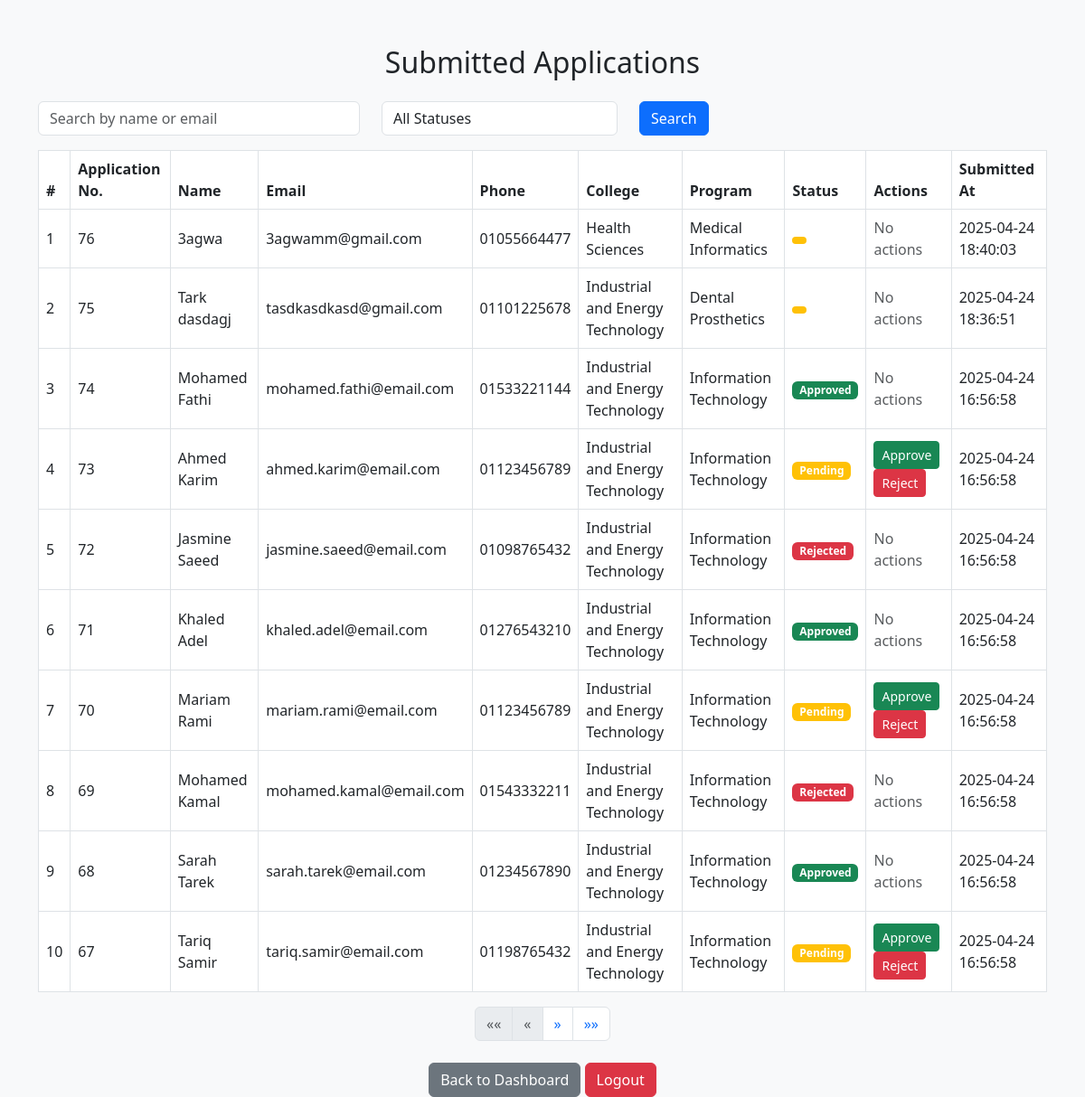
/admin/admission.php (signed in), run on the app's committed database.
### tables this page shows
CREATE TABLE `applications` (
  `id` int(11) NOT NULL,
  `name` varchar(255) NOT NULL,
  `email` varchar(255) NOT NULL,
  `phone` varchar(15) NOT NULL,
  `college` varchar(255) NOT NULL,
  `program` varchar(255) NOT NULL,
  `created_at` timestamp NOT NULL DEFAULT current_timestamp(),
  `status` enum('pending','approved','rejected') DEFAULT 'pending'
);

### admin/admission.php (the view, shortened to what this page needs)
<?php
include '../components/connect.php';
$searchTerm = isset($_GET['search']) ? $_GET['search'] : '';
$statusFilter = isset($_GET['status']) ? $_GET['status'] : '';
$limit = 10;
$page = isset($_GET['page']) ? $_GET['page'] : 1;
$offset = ($page - 1) * $limit;
$sql = "SELECT * FROM applications WHERE (name LIKE :search OR email LIKE :search) AND (status LIKE :status) ORDER BY id DESC LIMIT :limit OFFSET :offset";
$stmt = $conn->prepare($sql);
$stmt->bindValue(':search', "%" . $searchTerm . "%", PDO::PARAM_STR);
$stmt->bindValue(':status', "%" . $statusFilter . "%", PDO::PARAM_STR);
$stmt->bindValue(':limit', (int)$limit, PDO::PARAM_INT);
$stmt->bindValue(':offset', (int)$offset, PDO::PARAM_INT);
$stmt->execute();
$applications = $stmt->fetchAll(PDO::FETCH_ASSOC);
$stmt = $conn->prepare("SELECT COUNT(*) FROM applications WHERE (name LIKE :search OR email LIKE :search) AND (status LIKE :status)");
$stmt->execute([
    ':search' => "%" . $searchTerm . "%",
    ':status' => "%" . $statusFilter . "%"
]);
$totalApplications = $stmt->fetchColumn();
$totalPages = ceil($totalApplications / $limit);
?>
<!DOCTYPE html>
<html lang="en">
<head>
    <link href="https://cdn.jsdelivr.net/npm/bootstrap@5.3.0/dist/css/bootstrap.min.css" rel="stylesheet">
</head>
<body>
<div class="container">
    <h2 class="mb-4 text-center">Submitted Applications</h2>
    <form method="get" class="mb-3">
        <div class="row">
            <div class="col-md-4">
                <input type="text" name="search" value="<?= htmlspecialchars($searchTerm) ?>" class="form-control" placeholder="Search by name or email">
            </div>
            <div class="col-md-3">
                <select name="status" class="form-control">
                    <option value="">All Statuses</option>
                </select>
            </div>
            <div class="col-md-2">
                <button type="submit" class="btn btn-primary">Search</button>
            </div>
        </div>
    </form>
    <?php if (count($applications) > 0): ?>
        <div class="table-responsive">
            <table class="table table-bordered table-hover align-middle">
                <thead>
                    <tr>
                        <th>#</th>
                        <th>Application No.</th>
                        <th>Name</th>
                        <th>Email</th>
                        <th>Phone</th>
                        <th>College</th>
                        <th>Program</th>
                        <th>Status</th>
                        <th>Actions</th>
                        <th>Submitted At</th>
                    </tr>
                </thead>
                <tbody>
                    <?php foreach ($applications as $i => $app): ?>
                        <tr>
                            <td><?= $i + 1 ?></td>
                            <td><?= htmlspecialchars($app['id']) ?></td>
                            <td><?= htmlspecialchars($app['name']) ?></td>
                            <td><?= htmlspecialchars($app['email']) ?></td>
                            <td><?= htmlspecialchars($app['phone']) ?></td>
                            <td><?= htmlspecialchars($app['college']) ?></td>
                            <td><?= htmlspecialchars($app['program']) ?></td>
                            <td>
                                <span class="badge <?= $app['status'] == 'approved' ? 'bg-success' : ($app['status'] == 'rejected' ? 'bg-danger' : 'bg-warning') ?>">
                                    <?= ucfirst($app['status']) ?>
                                </span>
                            </td>
                            <td>
                                <?php if ($app['status'] == 'pending'): ?>
                                    <form method="post" action="">
                                        <button type="submit" name="action" value="approve" class="btn btn-success btn-sm">Approve</button>
                                        <button type="submit" name="action" value="reject" class="btn btn-danger btn-sm">Reject</button>
                                    </form>
                                <?php else: ?>
                                    <span class="text-muted">No actions</span>
                                <?php endif; ?>
                            </td>
                            <td><?= htmlspecialchars($app['created_at']) ?></td>
                        </tr>
                    <?php endforeach; ?>
                </tbody>
            </table>
        </div>
        <nav aria-label="Page navigation">
            <ul class="pagination justify-content-center">
                <li class="page-item <?= $page == 1 ? 'disabled' : '' ?>">
                    <a class="page-link" href="?page=1&search=<?= htmlspecialchars($searchTerm) ?>&status=<?= htmlspecialchars($statusFilter) ?>" aria-label="First">
                        <span aria-hidden="true">&laquo;&laquo;</span>
                    </a>
                </li>
                <li class="page-item <?= $page == 1 ? 'disabled' : '' ?>">
                    <a class="page-link" href="?page=<?= $page - 1 ?>&search=<?= htmlspecialchars($searchTerm) ?>&status=<?= htmlspecialchars($statusFilter) ?>" aria-label="Previous">
                        <span aria-hidden="true">&laquo;</span>
                    </a>
                </li>
                <li class="page-item <?= $page == $totalPages ? 'disabled' : '' ?>">
                    <a class="page-link" href="?page=<?= $page + 1 ?>&search=<?= htmlspecialchars($searchTerm) ?>&status=<?= htmlspecialchars($statusFilter) ?>" aria-label="Next">
                        <span aria-hidden="true">&raquo;</span>
                    </a>
                </li>
                <li class="page-item <?= $page == $totalPages ? 'disabled' : '' ?>">
                    <a class="page-link" href="?page=<?= $totalPages ?>&search=<?= htmlspecialchars($searchTerm) ?>&status=<?= htmlspecialchars($statusFilter) ?>" aria-label="Last">
                        <span aria-hidden="true">&raquo;&raquo;</span>
                    </a>
                </li>
            </ul>
        </nav>
    <?php else: ?>
        <div class="alert alert-info text-center">No applications found.</div>
    <?php endif; ?>
    <div class="text-center mt-4">
        <a href="admission-dashboard.php" class="btn btn-secondary">Back to Dashboard</a>
        <a href="logout.php" class="btn btn-danger">Logout</a>
    </div>
</div>
</body>
</html>

### admin/admission.php (style rules this page uses)
body { background-color: #f8f9fa; }
.container { margin-top: 50px; }
.table thead { background-color: #343a40; color: white; }

### data on the page
applications: id "76", name "3agwa", email "3agwamm@gmail.com", phone "01055664477", college "Health Sciences", program "Medical Informatics", status "No actions", created_at "2025-04-24 18:40:03"
applications: id "75", name "Tark dasdagj", email "tasdkasdkasd@gmail.com", phone "01101225678", college "Industrial and Energy Technology", program "Dental Prosthetics", status "No actions", created_at "2025-04-24 18:36:51"
applications: id "74", name "Mohamed Fathi", email "mohamed.fathi@email.com", phone "01533221144", college "Industrial and Energy Technology", program "Information Technology", status "Approved", shows "No actions", created_at "2025-04-24 16:56:58"
applications: id "73", name "Ahmed Karim", email "ahmed.karim@email.com", phone "01123456789", college "Industrial and Energy Technology", program "Information Technology", status "Pending", created_at "2025-04-24 16:56:58"
applications: id "72", name "Jasmine Saeed", email "jasmine.saeed@email.com", phone "01098765432", college "Industrial and Energy Technology", program "Information Technology", status "Rejected", shows "No actions", created_at "2025-04-24 16:56:58"
applications: id "71", name "Khaled Adel", email "khaled.adel@email.com", phone "01276543210", college "Industrial and Energy Technology", program "Information Technology", status "Approved", shows "No actions", created_at "2025-04-24 16:56:58"
applications: id "70", name "Mariam Rami", email "mariam.rami@email.com", phone "01123456789", college "Industrial and Energy Technology", program "Information Technology", status "Pending", created_at "2025-04-24 16:56:58"
applications: id "69", name "Mohamed Kamal", email "mohamed.kamal@email.com", phone "01543332211", college "Industrial and Energy Technology", program "Information Technology", status "Rejected", shows "No actions", created_at "2025-04-24 16:56:58"
applications: id "68", name "Sarah Tarek", email "sarah.tarek@email.com", phone "01234567890", college "Industrial and Energy Technology", program "Information Technology", status "Approved", shows "No actions", created_at "2025-04-24 16:56:58"
applications: id "67", name "Tariq Samir", email "tariq.samir@email.com", phone "01198765432", college "Industrial and Energy Technology", program "Information Technology", status "Pending", created_at "2025-04-24 16:56:58"
